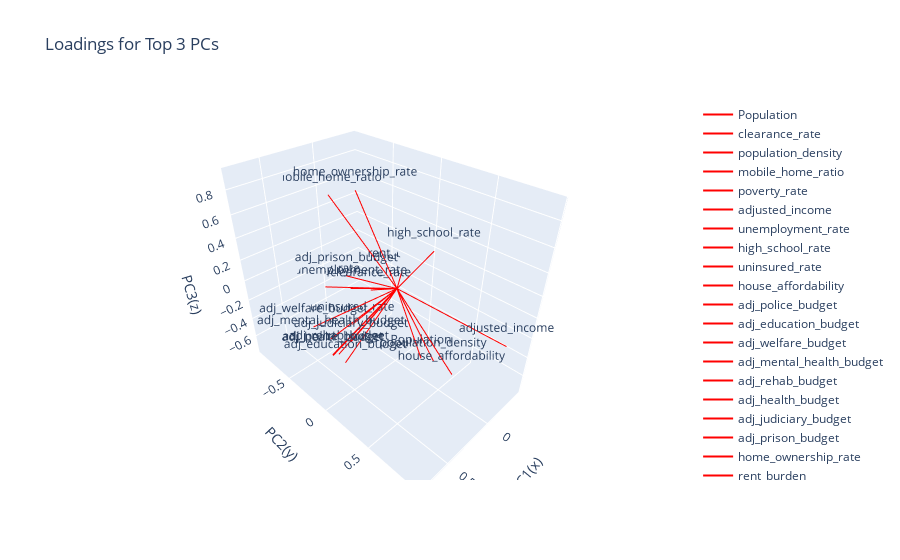

Source (notebook cell):
### Code cell
import numpy as np
import plotly.graph_objects as go

#`loadings` is PCA.components_.T
scaling_factor = 2
fig = go.Figure()

# Add loadings for top 3 PCs
for i, feature in enumerate(X_train.columns):
    fig.add_trace(go.Scatter3d(
        x=[0, loadings['PC1'].iloc[i] * scaling_factor]  ,
        y=[0, loadings['PC2'].iloc[i] * scaling_factor],
        z=[0, loadings['PC3'].iloc[i] * scaling_factor],
        mode="lines+text",
        line=dict(color="red", width=2),
        text=[None, feature],
        name=feature
    ))

# Update the layout
fig.update_layout(
    title="Loadings for Top 3 PCs",
    scene=dict(
        xaxis_title="PC1(x)",
        yaxis_title="PC2(y)",
        zaxis_title="PC3(z)"
    )
)
fig.show()

### Figure 1 — Plotly figure (JSON) as saved in the notebook; plotly's stock layout.template omitted (floating-point values rounded to 4 significant figures)
{"data": [{"line": {"color": "red", "width": 2}, "mode": "lines+text", "name": "Population", "text": [null, "Population"], "type": "scatter3d", "x": [0, -0.1205], "y": [0, 0.1978], "z": [0, -0.7204]}, {"line": {"color": "red", "width": 2}, "mode": "lines+text", "name": "clearance_rate", "text": [null, "clearance_rate"], "type": "scatter3d", "x": [0, 0.07717], "y": [0, -0.2287], "z": [0, -0.09023]}, {"line": {"color": "red", "width": 2}, "mode": "lines+text", "name": "population_density", "text": [null, "population_density"], "type": "scatter3d", "x": [0, -0.05919], "y": [0, 0.3834], "z": [0, -0.5875]}, {"line": {"color": "red", "width": 2}, "mode": "lines+text", "name": "mobile_home_ratio", "text": [null, "mobile_home_ratio"], "type": "scatter3d", "x": [0, 0.1208], "y": [0, -0.6586], "z": [0, 0.646]}, {"line": {"color": "red", "width": 2}, "mode": "lines+text", "name": "poverty_rate", "text": [null, "poverty_rate"], "type": "scatter3d", "x": [0, 0.0385], "y": [0, -0.9135], "z": [0, -0.4145]}, {"line": {"color": "red", "width": 2}, "mode": "lines+text", "name": "adjusted_income", "text": [null, "adjusted_income"], "type": "scatter3d", "x": [0, -0.1636], "y": [0, 0.9466], "z": [0, -0.1268]}, {"line": {"color": "red", "width": 2}, "mode": "lines+text", "name": "unemployment_rate", "text": [null, "unemployment_rate"], "type": "scatter3d", "x": [0, 0.0064], "y": [0, -0.5729], "z": [0, -0.2807]}, {"line": {"color": "red", "width": 2}, "mode": "lines+text", "name": "high_school_rate", "text": [null, "high_school_rate"], "type": "scatter3d", "x": [0, 0.1386], "y": [0, 0.4557], "z": [0, 0.5963]}, {"line": {"color": "red", "width": 2}, "mode": "lines+text", "name": "uninsured_rate", "text": [null, "uninsured_rate"], "type": "scatter3d", "x": [0, -0.02528], "y": [0, -0.6114], "z": [0, -0.7469]}, {"line": {"color": "red", "width": 2}, "mode": "lines+text", "name": "house_affordability", "text": [null, "house_affordability"], "type": "scatter3d", "x": [0, -0.01554], "y": [0, 0.6079], "z": [0, -0.5508]}, {"line": {"color": "red", "width": 2}, "mode": "lines+text", "name": "adj_police_budget", "text": [null, "adj_police_budget"], "type": "scatter3d", "x": [0, 0.7731], "y": [0, 0.1023], "z": [0, -0.1468]}, {"line": {"color": "red", "width": 2}, "mode": "lines+text", "name": "adj_education_budget", "text": [null, "adj_education_budget"], "type": "scatter3d", "x": [0, 0.6921], "y": [0, 0.1408], "z": [0, -0.2544]}, {"line": {"color": "red", "width": 2}, "mode": "lines+text", "name": "adj_welfare_budget", "text": [null, "adj_welfare_budget"], "type": "scatter3d", "x": [0, 0.5898], "y": [0, -0.3732], "z": [0, -0.2758]}, {"line": {"color": "red", "width": 2}, "mode": "lines+text", "name": "adj_mental_health_budget", "text": [null, "adj_mental_health_budget"], "type": "scatter3d", "x": [0, 0.7332], "y": [0, 0.04372], "z": [0, -0.05602]}, {"line": {"color": "red", "width": 2}, "mode": "lines+text", "name": "adj_rehab_budget", "text": [null, "adj_rehab_budget"], "type": "scatter3d", "x": [0, 0.7025], "y": [0, 0.08401], "z": [0, -0.1995]}, {"line": {"color": "red", "width": 2}, "mode": "lines+text", "name": "adj_health_budget", "text": [null, "adj_health_budget"], "type": "scatter3d", "x": [0, 0.7746], "y": [0, 0.1089], "z": [0, -0.1478]}, {"line": {"color": "red", "width": 2}, "mode": "lines+text", "name": "adj_judiciary_budget", "text": [null, "adj_judiciary_budget"], "type": "scatter3d", "x": [0, 0.5783], "y": [0, 0.08108], "z": [0, -0.1571]}, {"line": {"color": "red", "width": 2}, "mode": "lines+text", "name": "adj_prison_budget", "text": [null, "adj_prison_budget"], "type": "scatter3d", "x": [0, 0.4905], "y": [0, -0.03756], "z": [0, 0.3356]}, {"line": {"color": "red", "width": 2}, "mode": "lines+text", "name": "home_ownership_rate", "text": [null, "home_ownership_rate"], "type": "scatter3d", "x": [0, 0.3235], "y": [0, -0.0982], "z": [0, 0.9123]}, {"line": {"color": "red", "width": 2}, "mode": "lines+text", "name": "rent_burden", "text": [null, "rent_burden"], "type": "scatter3d", "x": [0, -0.4214], "y": [0, -0.3316], "z": [0, -0.1738]}], "layout": {"scene": {"xaxis": {"title": {"text": "PC1(x)"}}, "yaxis": {"title": {"text": "PC2(y)"}}, "zaxis": {"title": {"text": "PC3(z)"}}}, "title": {"text": "Loadings for Top 3 PCs"}}}
